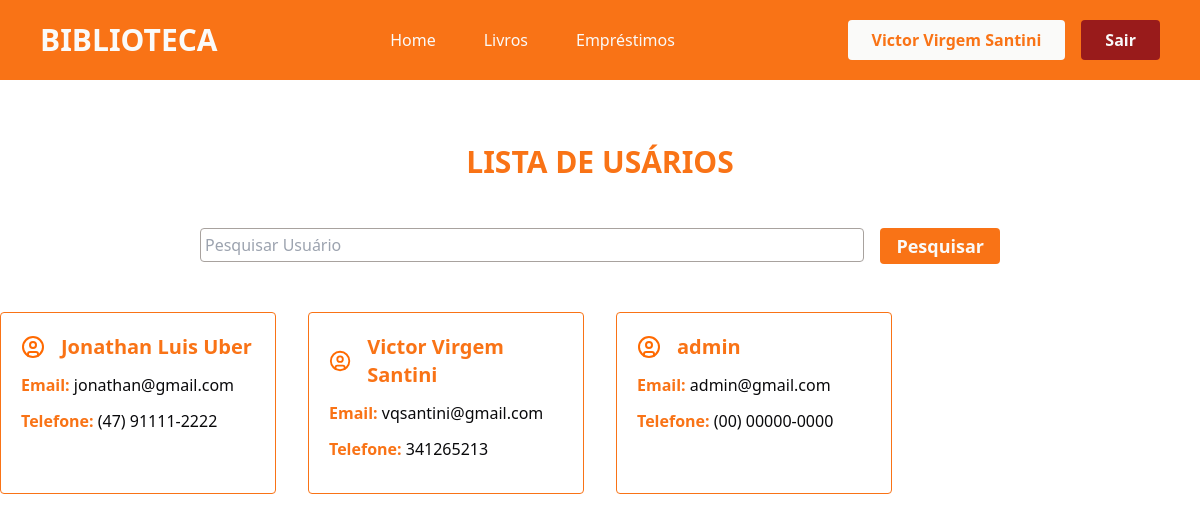
The page /usuarios/ (signed in) on the database its author committed.
### app/models.py (models this page shows)
class User(db.Model, UserMixin):
    id = db.Column(db.Integer, primary_key=True)
    nome = db.Column(db.String(100), nullable=True)
    telefone = db.Column(db.String(100), nullable=True)
    email = db.Column(db.String(100), nullable=True)
    senha = db.Column(db.String(100), nullable=True)
    emprestimos = db.relationship('Emprestimo', backref='user', lazy=True)

### app/views.py (the view)
@app.route('/usuarios/')
@login_required
def usuarios():
    if request.method == 'GET':
        pesquisa = request.args.get('pesquisa', '')
    dados = User.query.order_by('nome')
    if pesquisa != '':
        dados = dados.filter(User.nome.ilike(f'%{pesquisa}%'))
    usuarios = {'dados' : dados.all()}
    return render_template('usuarios.html', usuarios=usuarios)

### app/models.py (called while the page is built)
@login_manager.user_loader
def load_user(user_id):
    return User.query.get(user_id)

### app/templates/usuarios.html (shortened to what this page needs)
{% extends "head.html" %}
{% block content %}
<div class="container-usuarios flex flex-col justify-center align-center">
    <div class="titulo mt-[4rem] flex-col justify-center items-center">
        <h2 class="text-3xl text-center text-orange-500 font-bold">LISTA DE USÁRIOS</h2>
    </div>
    <div class="pesquisa mt-[3rem] flex justify-center">
        <form action="" method="get" class="flex flex-row gap-4 w-[800px]">
                <div class="w-full">
                    <input type="text" name="pesquisa" class="w-full border-[1px] rounded border-stone-400 px-1 py-1 outline-orange-500 outline-2" placeholder="Pesquisar Usuário">
                </div>
                <div class="w-70">
                    <button type="submit" class="bg-orange-500 w-full text-stone-50 font-semibold text-lg rounded py-1 px-4 hover:bg-orange-700 cursor-pointer transition-all duration-500">Pesquisar</button>
                </div>
            </form>
    </div>
    <section class="usuarios flex justify-center mt-[3rem]">
        <div class="lista-usuarios grid grid-cols-4 gap-[2rem] w-[1500px]">
            {% for user in usuarios.dados %}
                <div class="card-usuario border-orange-500 border-[1px] rounded p-5">
                    <div class="nome-svg flex flex-row gap-4 items-center justify-start">
                        <h2 class="text-xl font-semibold text-orange-500">{{user.nome}}</h2>
                    </div>
                    <p class="mt-3 text-orange-500 font-semibold">Email: <span class="text-zinc-950 font-normal">{{user.email}}</span></p>
                    <p class="mt-3 mb-3 text-orange-500 font-semibold">Telefone: <span class="text-zinc-950 font-normal">{{user.telefone}}</span></p>
                </div>
            {% endfor %}
        </div>
    </section>
</div>
{% endblock %}

### app/templates/header.html (shortened to what this page needs)
{% extends "head.html" %}
{% block content %}
<header class="font-sans px-10 py-5 bg-orange-500">
    <div class="container-header flex justify-between items-center">
        <div class="logo text-stone-50 font-bold text-3xl">
            <h1>BIBLIOTECA</h1>
        </div>
        <nav class="nav flex gap-12 text-stone-50 font-medium">
            <a href="{{ url_for('homepage') }}">Home</a>
            <a href="{{ url_for('livros') }}">Livros</a>
            <a href="{{ url_for('emprestimos') }}">Empréstimos</a>
        </nav>
        <div class="login flex gap-4">
            {% if current_user.is_authenticated %}
            <p class="bg-stone-50 px-6 py-2 text-orange-500 rounded font-semibold">{{current_user.nome}}</p>
                <a href="{{ url_for('logout') }}" class="bg-red-800 px-6 py-2 text-stone-50 rounded font-semibold cursor-pointer hover:bg-red-900 transition-all duration-500">Sair</a>
            {% endif %}
        </div>
    </div>
</header>
{% endblock %}

### rows shown on the page
User: nome "Victor Virgem Santini", email "vqsantini@gmail.com", telefone "341265213"
User: nome "Jonathan Luis Uber", email "jonathan@gmail.com", telefone "(47) 91111-2222"
User: nome "admin", email "admin@gmail.com", telefone "(00) 00000-0000"
